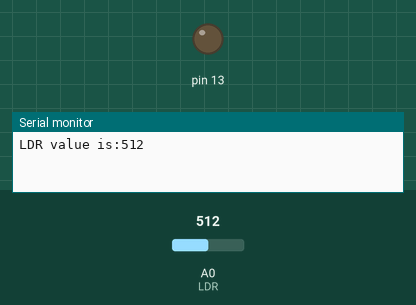
Recording of a sketch running on a simulated Arduino Uno, built with avr-gcc and run on an emulated ATmega328P. Parts: output pins drawn as LEDs (lit = HIGH), the last lines printed to the serial monitor. The test bench sets the inputs (shaded band); at power-on: A0 (LDR) = 512.

Above: at 0.1 s.
At 1.1 s:
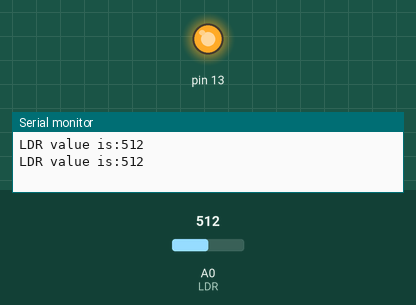
Timing chart, 0 to 2.6 s (numbered marks = the images above):
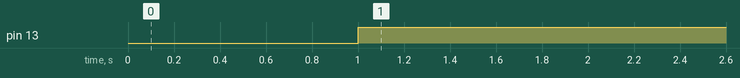

The sketch:

ldrtest.ino
```cpp
int LDR=A0;//analog pin
int LDRvalue=0;//anlaog pin value
int light_sensitivity=800;

void setup() {
  // put your setup code here, to run once:
   Serial.begin(9600); // Uno and PC //baudrate
   pinMode(13,OUTPUT);

}


void loop() { LDRvalue=analogRead(LDR); // 0-5V convert 0-1023
Serial.print("LDR value is:");
Serial.println(LDRvalue);
delay(1000);//1000 mili sec
if(LDRvalue<light_sensitivity)
{
  digitalWrite(13,HIGH);// night
  }
  else
  {
    digitalWrite(13,LOW); //Daytime
    }
   }
```

Measured:
- by itself, pin 13: LOW → HIGH at 1.0 s
